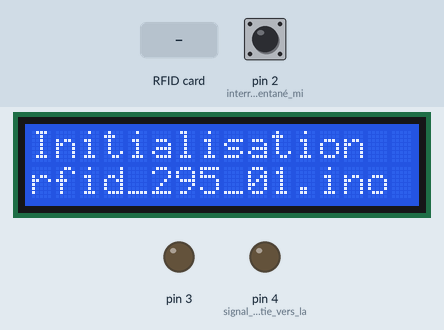
This sketch was run on a simulated Arduino Uno, built with avr-gcc and run on an emulated ATmega328P. Parts: 16×2 character LCD, output pins drawn as LEDs (lit = HIGH). The inputs (shaded band) are chosen by the test bench; at power-on: pin 2 (interrupteur_momentané_mi) HIGH. Pins used as bus, display or sensor lines are not drawn; what the sketch prints to the serial monitor is not drawn.

Above: at 0.2 s.
4.4 s: RFID card C5 41 22 53 held to the reader
At 5.4 s:
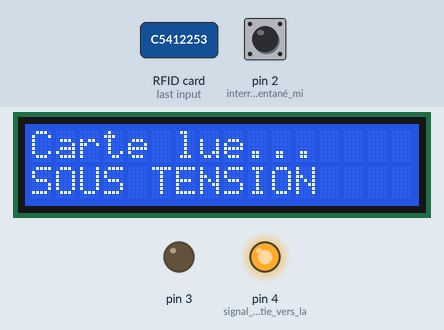
5.9 s: pin 2 (interrupteur_momentané_mi) pulled LOW for 0.15 s
At 8.1 s:
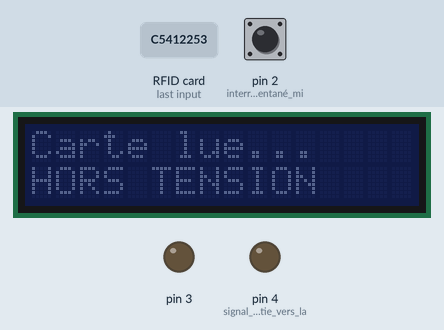
8.4 s: RFID card C4 A6 23 D5 held to the reader
At 9.6 s:
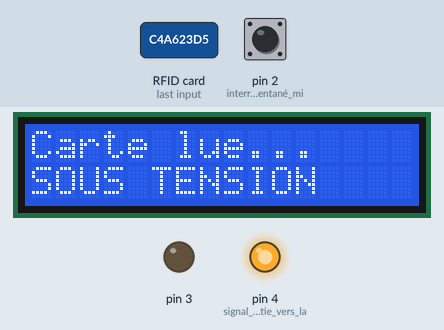
9.9 s: pin 2 (interrupteur_momentané_mi) pulled LOW for 1 s
At 10.6 s:
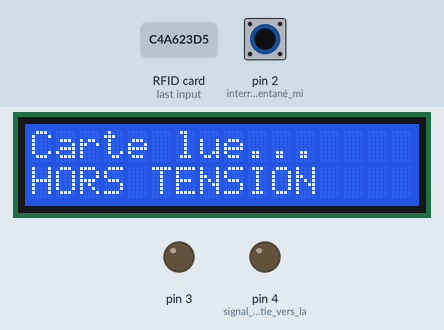
12.4 s: RFID card 7B 52 24 D5 held to the reader
At 13.6 s:
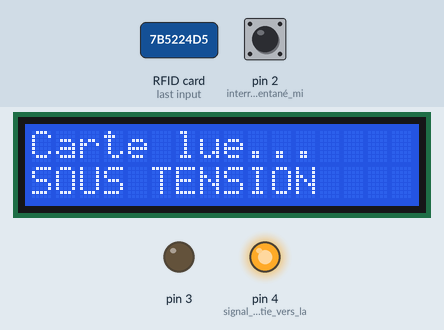
13.9 s: pin 2 (interrupteur_momentané_mi) pulled LOW for 3.2 s
At 15.6 s:
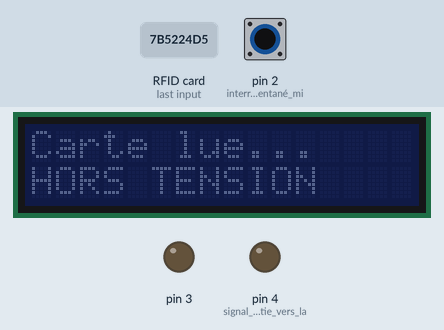
Timing chart, 0 to 17.1 s (numbered marks = the images above; inputs shaded):
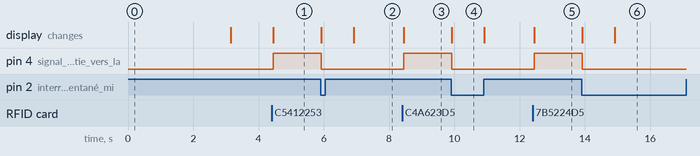

The sketch:

code_lecteur_YQ.ino
```cpp
// (licence header left out)
#include <SPI.h>
#include <MFRC522.h> //bibliothèque à ajouter
 #include <Wire.h>
#include <LiquidCrystal_I2C.h> //bibliothèque à ajouter
LiquidCrystal_I2C lcd(0x3F,16,2);  // lcd(0x3F,16,2)

#define SS_PIN 10
#define RST_PIN 9
MFRC522 mfrc522(SS_PIN, RST_PIN);   // Create MFRC522 instance.
bool etat = 0;
void setup()
{
  pinMode(2, INPUT_PULLUP); // interrupteur momentané mis à gnd
  pinMode(3, OUTPUT); digitalWrite(4, LOW);//gnd additionnel
  pinMode(4, OUTPUT);   // signal de sortie vers la barre intelligente
  Serial.begin(9600);   // Initiate a serial communication
  lcd.init();
  SPI.begin();      // Initiate  SPI bus
  mfrc522.PCD_Init();   // Initiate MFRC522
  lcd.backlight();
  lcd.setCursor(0,0);
  lcd.print("Initialisation");
  lcd.setCursor(0,1);
  lcd.print("rfid_295_01.ino");
  delay (3000);
  lcd.clear();
}

void message() {
    Serial.println("Carte lue - acces permis");
    Serial.println();
    lcd.clear();
    lcd.setCursor(0,0);
    lcd.backlight();
    lcd.print("Carte lue...");
    lcd.setCursor(0,1); lcd.print("SOUS TENSION"); digitalWrite(4, HIGH);
    etat = 1;
    delay(1000);
}

void interrupteur() { //détection du bouton d'arret
int buttonState = digitalRead(2);

  // check if the pushbutton is pressed. If it is, the buttonState is HIGH:
  if (buttonState == 0) {
    lcd.setCursor(0,1); lcd.print("HORS TENSION"); digitalWrite(4, LOW);
    Serial.println("STOP");
    etat = 0;
    delay(1000);
    lcd.noBacklight();
  }
}

void loop()
{
  interrupteur();
  // Look for new cards
  if ( ! mfrc522.PICC_IsNewCardPresent())
  {
    return;
  }
  // Select one of the cards
  if ( ! mfrc522.PICC_ReadCardSerial())
  {
    return;
  }
  //Show UID on serial monitor
  Serial.print("UID tag :");
  String content= "";
  byte letter;
  for (byte i = 0; i < mfrc522.uid.size; i++)
  {
     Serial.print(mfrc522.uid.uidByte[i] < 0x10 ? " 0" : " ");
     Serial.print(mfrc522.uid.uidByte[i], HEX);
     content.concat(String(mfrc522.uid.uidByte[i] < 0x10 ? " 0" : " "));
     content.concat(String(mfrc522.uid.uidByte[i], HEX));
  }
  Serial.println();
  Serial.print("Message : ");
  content.toUpperCase();
  // pour ajouter une nouvelle carte RFID, lire le port série et ajouter le nouveau UID

  if (content.substring(1) == "C5 41 22 53") //change here the UID of the card/cards that you want to give access
  { message();}
  if (content.substring(1) == "C4 A6 23 D5") //change here the UID of the card/cards that you want to give access
  { message();}
  if (content.substring(1) == "7B 52 24 D5") //change here the UID of the card/cards that you want to give access
  { message();}
}
```

Measured:
- after the input at 4.4 s, pin 4 (signal_de_sortie_vers_la): LOW → HIGH after 0.06 s; the display: changes after 0.06 s (image 1)
- after the input at 5.9 s, pin 4 (signal_de_sortie_vers_la): HIGH → LOW at once; the display: first changes at once (image 2 shows a later state)
- after the input at 8.4 s, pin 4 (signal_de_sortie_vers_la): LOW → HIGH after 0.06 s; the display: changes after 0.06 s (image 3)
- after the input at 9.9 s, pin 4 (signal_de_sortie_vers_la): HIGH → LOW at once; the display: changes at once (image 4)
- after the input at 12.4 s, pin 4 (signal_de_sortie_vers_la): LOW → HIGH after 0.05 s; the display: changes after 0.05 s (image 5)
- after the input at 13.9 s, pin 4 (signal_de_sortie_vers_la): HIGH → LOW at once; the display: first changes at once (image 6 shows a later state)
